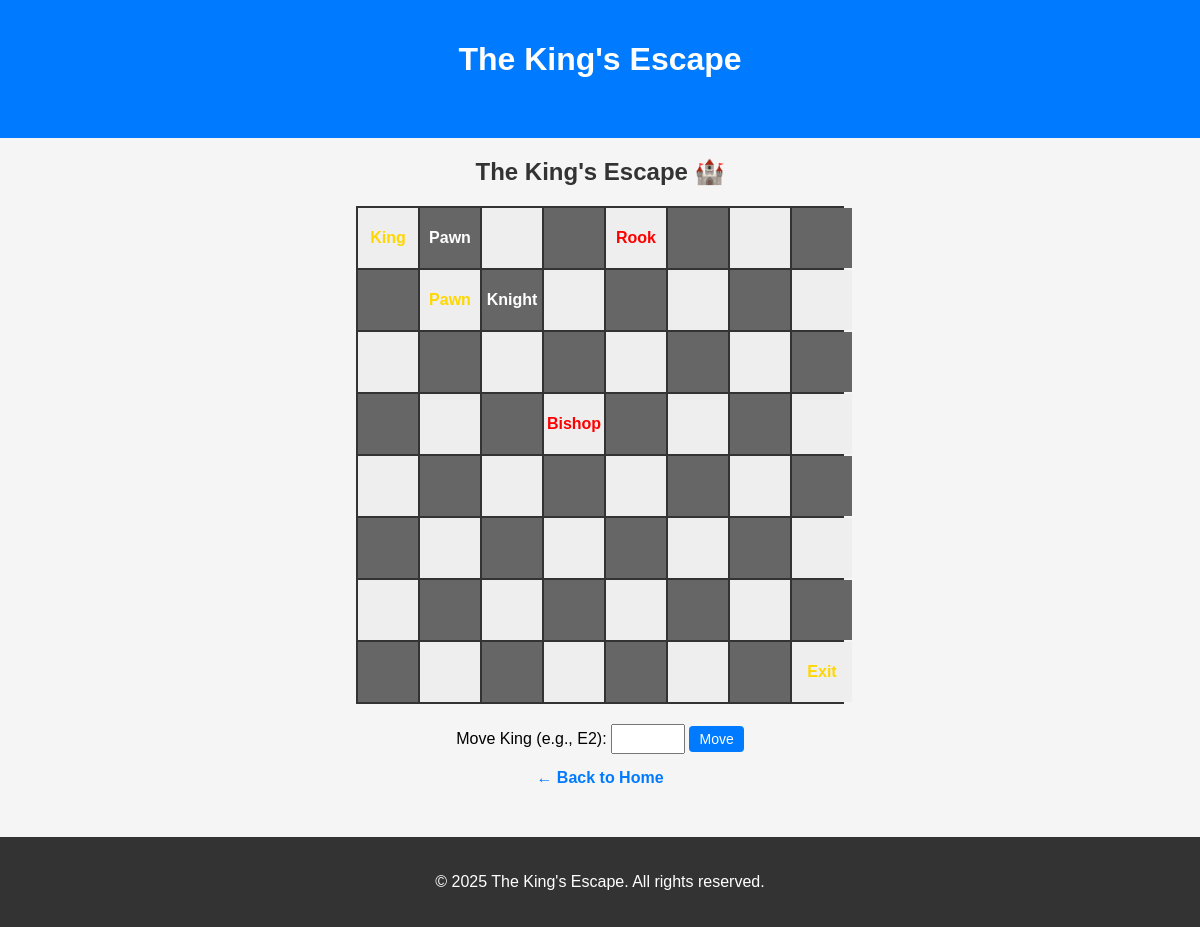
Page /index.php?action=play_game on the committed database.
### tables this page shows
CREATE TABLE chessboard_positions (
    id INT AUTO_INCREMENT PRIMARY KEY,
    move_number INT NOT NULL,
    piece_type VARCHAR(10) NOT NULL,
    position_x INT NOT NULL,
    position_y INT NOT NULL,
    is_enemy BOOLEAN NOT NULL
);

### models/Chessboard.php (called while the page is built, shortened)
<?php
class Chessboard {
    private $conn;
    private $table = "chessboard_positions";
    public function __construct($db) {
        $this->conn = $db;
    }
    public function getAllPieces() {
        $sql = "SELECT * FROM {$this->table} ORDER BY move_number ASC";
        $stmt = $this->conn->query($sql);
        return $stmt->fetchAll(PDO::FETCH_ASSOC);
    }
}

### controllers/GameController2.php (called while the page is built, shortened)
<?php
require_once __DIR__ . '/../models/Chessboard.php';
class GamesController {
    private $chessboard;
    public function __construct($pdo) {
        $this->chessboard = new Chessboard($pdo);
    }
    public function getBoardState() {
        return $this->chessboard->getAllPieces();
    }
}

### views/game.php (the view, shortened to what this page needs)
<!DOCTYPE html>
<html lang="en">
<head>
    <link rel="stylesheet" href="/king_escape/assets/css/styles.css">
</head>
<body>
    <h2>The King's Escape 🏰</h2>
    <div class="chessboard">
        <?php
        for ($row = 1; $row <= 8; $row++) {
            for ($col = 1; $col <= 8; $col++) {
                $colorClass = (($row + $col) % 2 === 0) ? 'white' : 'black';
                $pieceText  = '';
                $pieceClass = '';
                if (!empty($pieces)) {
                    foreach ($pieces as $piece) {
                        if ((int)$piece['position_x'] === $col && (int)$piece['position_y'] === $row) {
                            $pieceText  = htmlspecialchars($piece['piece_type']);
                            $pieceClass = !empty($piece['is_enemy']) ? 'enemy' : 'king';
                            break;
                        }
                    }
                }
                echo "<div class='cell {$colorClass} {$pieceClass}'>{$pieceText}</div>";
            }
        }
        ?>
    </div>
    <form method="post">
        <label>Move King (e.g., E2): </label>
        <input type="text" name="king_move" maxlength="2" required>
        <button type="submit" name="submit_move">Move</button>
    </form>
    <div style="text-align:center; margin-top:15px;">
        <a href="../index.php">← Back to Home</a>
    </div>
</body>
</html>

### views/partials/header.php (shortened to what this page needs)
<!DOCTYPE html>
<html lang="en">
<head>
    <link rel="stylesheet" href="../../assets/css/styles.css">
</head>
<body>
    <header style="padding: 20px; background: #007bff; color: white; text-align:center;">
        <h1>The King's Escape</h1>
        <nav>
       <a href="index.php">Home</a>
<a href="index.php?action=play_game">Play Game</a>
        </nav>
    </header>

### index.php (shortened to what this page needs)
<?php
require_once __DIR__ . '/config.php';
require_once __DIR__ . '/controllers/GameController2.php';
$game = new GamesController($pdo);
$action = $_GET['action'] ?? 'home';
include __DIR__ . '/views/partials/header.php';
switch ($action) {
    case 'play_game':
        $pieces = $game->getBoardState();
        include __DIR__ . '/views/game.php';
        break;
}
include __DIR__ . '/views/partials/footer.php';

### views/partials/footer.php (shortened to what this page needs)
<footer style="text-align:center; margin-top:50px; padding:20px; background:#333; color:#fff;">
    <p>&copy; <?= date("Y") ?> The King's Escape. All rights reserved.</p>
</footer>
</body>
</html>

### assets/css/styles.css (style rules this page uses)
body { font-family: Arial, sans-serif; background-color: #f5f5f5; margin: 0; padding: 0; text-align: center; }
h2 { margin-top: 20px; color: #333; }
.chessboard { display: grid; grid-template-columns: repeat(8, 60px); grid-template-rows: repeat(8, 60px); gap: 2px; margin: 20px auto; width: 484px; border: 2px solid #333; background-color: #333; }
.cell { width: 60px; height: 60px; display: flex; align-items: center; justify-content: center; font-weight: bold; font-size: 16px; user-select: none; cursor: default; transition: background 0.2s, color 0.2s; }
.cell.white { background-color: #eee; }
.cell.black { background-color: #666; color: #fff; }
.king { color: gold; }
.enemy { color: red; }
form { margin-top: 15px; }
form input[type="text"] { width: 60px; text-align: center; padding: 5px; font-size: 14px; }
form button { padding: 5px 10px; font-size: 14px; cursor: pointer; background-color: #007bff; border: none; color: white; border-radius: 4px; transition: background 0.2s; }
a { text-decoration: none; color: #007bff; font-weight: bold; }

### rows in the picture
chessboard_positions: piece_type "King"
chessboard_positions: piece_type "Pawn"
chessboard_positions: piece_type "Rook"
chessboard_positions: piece_type "Pawn"
chessboard_positions: piece_type "Knight"
chessboard_positions: piece_type "Bishop"
chessboard_positions: piece_type "Exit"
